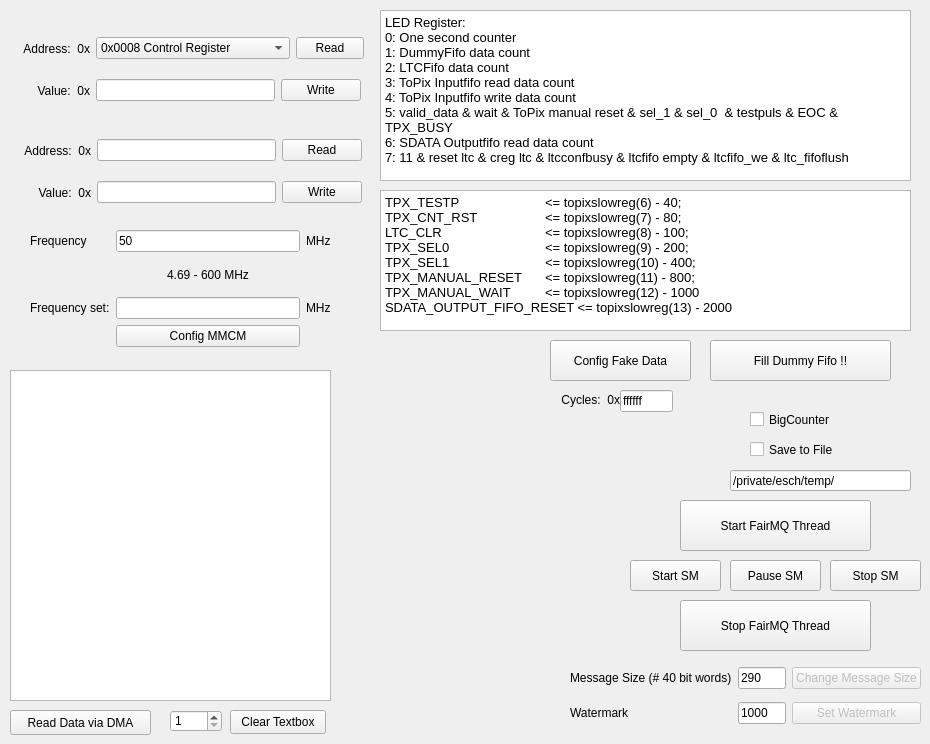
    <widget class="QWidget" name="Register_Tab">
     <attribute name="title">
      <string>Register</string>
     </attribute>
     <widget class="QWidget" name="layoutWidget_12">
      <property name="geometry">
       <rect>
        <x>10</x>
        <y>70</y>
        <width>351</width>
        <height>41</height>
       </rect>
      </property>
      <layout class="QHBoxLayout" name="_15">
       <item>
        <widget class="QLabel" name="label_transportvalue">
         <property name="sizePolicy">
          <sizepolicy hsizetype="Fixed" vsizetype="Preferred">
           <horstretch>0</horstretch>
           <verstretch>0</verstretch>
          </sizepolicy>
         </property>
         <property name="minimumSize">
          <size>
           <width>80</width>
           <height>0</height>
          </size>
         </property>
         <property name="maximumSize">
          <size>
           <width>80</width>
           <height>16777215</height>
          </size>
         </property>
         <property name="text">
          <string>Value:  0x</string>
         </property>
         <property name="alignment">
          <set>Qt::AlignRight|Qt::AlignTrailing|Qt::AlignVCenter</set>
         </property>
        </widget>
       </item>
       <item>
        <widget class="QLineEdit" name="lineEdit_Registervalue">
         <property name="maxLength">
          <number>8</number>
         </property>
        </widget>
       </item>
       <item>
        <widget class="QPushButton" name="pushButton_Writeregister">
         <property name="minimumSize">
          <size>
           <width>60</width>
           <height>0</height>
          </size>
         </property>
         <property name="text">
          <string>Write</string>
         </property>
        </widget>
       </item>
      </layout>
     </widget>
     <widget class="QWidget" name="layoutWidget_13">
      <property name="geometry">
       <rect>
        <x>10</x>
        <y>28</y>
        <width>354</width>
        <height>41</height>
       </rect>
      </property>
      <layout class="QHBoxLayout" name="_14">
       <item>
        <widget class="QLabel" name="label_transportaddress">
         <property name="sizePolicy">
          <sizepolicy hsizetype="Fixed" vsizetype="Preferred">
           <horstretch>0</horstretch>
           <verstretch>0</verstretch>
          </sizepolicy>
         </property>
         <property name="minimumSize">
          <size>
           <width>80</width>
           <height>0</height>
          </size>
         </property>
         <property name="maximumSize">
          <size>
           <width>60</width>
           <height>16777215</height>
          </size>
         </property>
         <property name="layoutDirection">
          <enum>Qt::LeftToRight</enum>
         </property>
         <property name="text">
          <string>Address:  0x</string>
         </property>
         <property name="alignment">
          <set>Qt::AlignRight|Qt::AlignTrailing|Qt::AlignVCenter</set>
         </property>
        </widget>
       </item>
       <item>
        <widget class="QComboBox" name="comboBox_Registeraddress">
         <property name="editable">
          <bool>false</bool>
         </property>
         <item>
          <property name="text">
           <string>0x0008 Control Register</string>
          </property>
         </item>
         <item>
          <property name="text">
           <string>0x0420 Dummy Data Register</string>
          </property>
         </item>
         <item>
          <property name="text">
           <string>0x0480 Slow Control</string>
          </property>
         </item>
         <item>
          <property name="text">
           <string>0x0484 Input Fifo</string>
          </property>
         </item>
         <item>
          <property name="text">
           <string>0x0424 Sdata out Fifo</string>
          </property>
         </item>
         <item>
          <property name="text">
           <string>0x0488 Input Length</string>
          </property>
         </item>
         <item>
          <property name="text">
           <string>0x04C8 LED Register</string>
          </property>
         </item>
         <item>
          <property name="text">
           <string>0x0494 LTC Fifo</string>
          </property>
         </item>
        </widget>
       </item>
       <item>
        <widget class="QPushButton" name="pushButton_Readregister">
         <property name="minimumSize">
          <size>
           <width>60</width>
           <height>0</height>
          </size>
         </property>
         <property name="text">
          <string>Read</string>
         </property>
        </widget>
       </item>
      </layout>
     </widget>
     <widget class="QPushButton" name="pushButton_Readdmadata">
      <property name="geometry">
       <rect>
        <x>10</x>
        <y>710</y>
        <width>141</width>
        <height>25</height>
       </rect>
      </property>
      <property name="text">
       <string>Read Data via DMA</string>
      </property>
     </widget>
     <widget class="QTextEdit" name="textEdit_Dmadata">
      <property name="geometry">
       <rect>
        <x>10</x>
        <y>370</y>
        <width>321</width>
        <height>331</height>
       </rect>
      </property>
     </widget>
     <widget class="QWidget" name="layoutWidget_14">
      <property name="geometry">
       <rect>
        <x>11</x>
        <y>172</y>
        <width>351</width>
        <height>41</height>
       </rect>
      </property>
      <layout class="QHBoxLayout" name="_16">
       <item>
        <widget class="QLabel" name="label_transportvalue_2">
         <property name="sizePolicy">
          <sizepolicy hsizetype="Fixed" vsizetype="Preferred">
           <horstretch>0</horstretch>
           <verstretch>0</verstretch>
          </sizepolicy>
         </property>
         <property name="minimumSize">
          <size>
           <width>80</width>
           <height>0</height>
          </size>
         </property>
         <property name="maximumSize">
          <size>
           <width>80</width>
           <height>16777215</height>
          </size>
         </property>
         <property name="text">
          <string>Value:  0x</string>
         </property>
         <property name="alignment">
          <set>Qt::AlignRight|Qt::AlignTrailing|Qt::AlignVCenter</set>
         </property>
        </widget>
       </item>
       <item>
        <widget class="QLineEdit" name="lineEdit_Registervalue_2">
         <property name="maxLength">
          <number>8</number>
         </property>
        </widget>
       </item>
       <item>
        <widget class="QPushButton" name="pushButton_Writeregister_2">
         <property name="minimumSize">
          <size>
           <width>60</width>
           <height>0</height>
          </size>
         </property>
         <property name="text">
          <string>Write</string>
         </property>
        </widget>
       </item>
      </layout>
     </widget>
     <widget class="QWidget" name="layoutWidget_15">
      <property name="geometry">
       <rect>
        <x>11</x>
        <y>130</y>
        <width>351</width>
        <height>41</height>
       </rect>
      </property>
      <layout class="QHBoxLayout" name="_17">
       <item>
        <widget class="QLabel" name="label_transportaddress_2">
         <property name="sizePolicy">
          <sizepolicy hsizetype="Fixed" vsizetype="Preferred">
           <horstretch>0</horstretch>
           <verstretch>0</verstretch>
          </sizepolicy>
         </property>
         <property name="minimumSize">
          <size>
           <width>80</width>
           <height>0</height>
          </size>
         </property>
         <property name="maximumSize">
          <size>
           <width>60</width>
           <height>16777215</height>
          </size>
         </property>
         <property name="layoutDirection">
          <enum>Qt::LeftToRight</enum>
         </property>
         <property name="text">
          <string>Address:  0x</string>
         </property>
         <property name="alignment">
          <set>Qt::AlignRight|Qt::AlignTrailing|Qt::AlignVCenter</set>
         </property>
        </widget>
       </item>
       <item>
        <widget class="QLineEdit" name="lineEdit_Registeraddress_2">
         <property name="maxLength">
          <number>8</number>
         </property>
        </widget>
       </item>
       <item>
        <widget class="QPushButton" name="pushButton_Readregister_2">
         <property name="minimumSize">
          <size>
           <width>60</width>
           <height>0</height>
          </size>
         </property>
         <property name="text">
          <string>Read</string>
         </property>
        </widget>
       </item>
      </layout>
     </widget>
     <widget class="QTextEdit" name="textEdit">
      <property name="geometry">
       <rect>
        <x>380</x>
        <y>10</y>
        <width>531</width>
        <height>171</height>
       </rect>
      </property>
      <property name="readOnly">
       <bool>true</bool>
      </property>
      <property name="html">
       <string>&lt;!DOCTYPE HTML PUBLIC &quot;-//W3C//DTD HTML 4.0//EN&quot; &quot;http://www.w3.org/TR/REC-html40/strict.dtd&quot;&gt;
&lt;html&gt;&lt;head&gt;&lt;meta name=&quot;qrichtext&quot; content=&quot;1&quot; /&gt;&lt;style type=&quot;text/css&quot;&gt;
p, li { white-space: pre-wrap; }
&lt;/style&gt;&lt;/head&gt;&lt;body style=&quot; font-family:'Sans Serif'; font-size:9pt; font-weight:400; font-style:normal;&quot;&gt;
&lt;p style=&quot; margin-top:0px; margin-bottom:0px; margin-left:0px; margin-right:0px; -qt-block-indent:0; text-indent:0px;&quot;&gt;&lt;span style=&quot; font-size:10pt;&quot;&gt;LED Register:&lt;/span&gt;&lt;/p&gt;
&lt;p style=&quot; margin-top:0px; margin-bottom:0px; margin-left:0px; margin-right:0px; -qt-block-indent:0; text-indent:0px;&quot;&gt;&lt;span style=&quot; font-size:10pt;&quot;&gt;0: One second counter&lt;/span&gt;&lt;/p&gt;
&lt;p style=&quot; margin-top:0px; margin-bottom:0px; margin-left:0px; margin-right:0px; -qt-block-indent:0; text-indent:0px;&quot;&gt;&lt;span style=&quot; font-size:10pt;&quot;&gt;1: DummyFifo data count&lt;/span&gt;&lt;/p&gt;
&lt;p style=&quot; margin-top:0px; margin-bottom:0px; margin-left:0px; margin-right:0px; -qt-block-indent:0; text-indent:0px;&quot;&gt;&lt;span style=&quot; font-size:10pt;&quot;&gt;2: LTCFifo data count&lt;/span&gt;&lt;/p&gt;
&lt;p style=&quot; margin-top:0px; margin-bottom:0px; margin-left:0px; margin-right:0px; -qt-block-indent:0; text-indent:0px;&quot;&gt;&lt;span style=&quot; font-size:10pt;&quot;&gt;3: ToPix Inputfifo read data count&lt;/span&gt;&lt;/p&gt;
&lt;p style=&quot; margin-top:0px; margin-bottom:0px; margin-left:0px; margin-right:0px; -qt-block-indent:0; text-indent:0px;&quot;&gt;&lt;span style=&quot; font-size:10pt;&quot;&gt;4: ToPix Inputfifo write data count&lt;/span&gt;&lt;/p&gt;
&lt;p style=&quot; margin-top:0px; margin-bottom:0px; margin-left:0px; margin-right:0px; -qt-block-indent:0; text-indent:0px;&quot;&gt;&lt;span style=&quot; font-size:10pt;&quot;&gt;5: valid_data &amp;amp; wait &amp;amp; ToPix manual reset &amp;amp; sel_1 &amp;amp; sel_0  &amp;amp; testpuls &amp;amp; EOC &amp;amp; TPX_BUSY&lt;/span&gt;&lt;/p&gt;
&lt;p style=&quot; margin-top:0px; margin-bottom:0px; margin-left:0px; margin-right:0px; -qt-block-indent:0; text-indent:0px;&quot;&gt;&lt;span style=&quot; font-size:10pt;&quot;&gt;6: SDATA Outputfifo read data count&lt;/span&gt;&lt;/p&gt;
&lt;p style=&quot; margin-top:0px; margin-bottom:0px; margin-left:0px; margin-right:0px; -qt-block-indent:0; text-indent:0px;&quot;&gt;&lt;span style=&quot; font-size:10pt;&quot;&gt;7: 11 &amp;amp; reset ltc &amp;amp; creg ltc &amp;amp; ltcconfbusy &amp;amp; ltcfifo empty &amp;amp; ltcfifo_we &amp;amp; ltc_fifoflush&lt;/span&gt;&lt;/p&gt;&lt;/body&gt;&lt;/html&gt;</string>
      </property>
     </widget>
     <widget class="QTextEdit" name="textEdit_2">
      <property name="geometry">
       <rect>
        <x>380</x>
        <y>190</y>
        <width>531</width>
        <height>141</height>
       </rect>
      </property>
      <property name="readOnly">
       <bool>true</bool>
      </property>
      <property name="html">
       <string>&lt;!DOCTYPE HTML PUBLIC &quot;-//W3C//DTD HTML 4.0//EN&quot; &quot;http://www.w3.org/TR/REC-html40/strict.dtd&quot;&gt;
&lt;html&gt;&lt;head&gt;&lt;meta name=&quot;qrichtext&quot; content=&quot;1&quot; /&gt;&lt;style type=&quot;text/css&quot;&gt;
p, li { white-space: pre-wrap; }
&lt;/style&gt;&lt;/head&gt;&lt;body style=&quot; font-family:'Sans Serif'; font-size:9pt; font-weight:400; font-style:normal;&quot;&gt;
&lt;p style=&quot; margin-top:0px; margin-bottom:0px; margin-left:0px; margin-right:0px; -qt-block-indent:0; text-indent:0px;&quot;&gt;&lt;span style=&quot; font-size:10pt;&quot;&gt;TPX_TESTP		&amp;lt;= topixslowreg(6) - 40;&lt;/span&gt;&lt;/p&gt;
&lt;p style=&quot; margin-top:0px; margin-bottom:0px; margin-left:0px; margin-right:0px; -qt-block-indent:0; text-indent:0px;&quot;&gt;&lt;span style=&quot; font-size:10pt;&quot;&gt;TPX_CNT_RST	&amp;lt;= topixslowreg(7) - 80;&lt;/span&gt;&lt;/p&gt;
&lt;p style=&quot; margin-top:0px; margin-bottom:0px; margin-left:0px; margin-right:0px; -qt-block-indent:0; text-indent:0px;&quot;&gt;&lt;span style=&quot; font-size:10pt;&quot;&gt;LTC_CLR		&amp;lt;= topixslowreg(8) - 100;&lt;/span&gt;&lt;/p&gt;
&lt;p style=&quot; margin-top:0px; margin-bottom:0px; margin-left:0px; margin-right:0px; -qt-block-indent:0; text-indent:0px;&quot;&gt;&lt;span style=&quot; font-size:10pt;&quot;&gt;TPX_SEL0		&amp;lt;= topixslowreg(9) - 200;&lt;/span&gt;&lt;/p&gt;
&lt;p style=&quot; margin-top:0px; margin-bottom:0px; margin-left:0px; margin-right:0px; -qt-block-indent:0; text-indent:0px;&quot;&gt;&lt;span style=&quot; font-size:10pt;&quot;&gt;TPX_SEL1		&amp;lt;= topixslowreg(10) - 400;&lt;/span&gt;&lt;/p&gt;
&lt;p style=&quot; margin-top:0px; margin-bottom:0px; margin-left:0px; margin-right:0px; -qt-block-indent:0; text-indent:0px;&quot;&gt;&lt;span style=&quot; font-size:10pt;&quot;&gt;TPX_MANUAL_RESET	&amp;lt;= topixslowreg(11) - 800;&lt;/span&gt;&lt;/p&gt;
&lt;p style=&quot; margin-top:0px; margin-bottom:0px; margin-left:0px; margin-right:0px; -qt-block-indent:0; text-indent:0px;&quot;&gt;&lt;span style=&quot; font-size:10pt;&quot;&gt;TPX_MANUAL_WAIT	&amp;lt;= topixslowreg(12) - 1000&lt;/span&gt;&lt;/p&gt;
&lt;p style=&quot; margin-top:0px; margin-bottom:0px; margin-left:0px; margin-right:0px; -qt-block-indent:0; text-indent:0px;&quot;&gt;&lt;span style=&quot; font-size:10pt;&quot;&gt;SDATA_OUTPUT_FIFO_RESET &amp;lt;= topixslowreg(13) - 2000&lt;/span&gt;&lt;/p&gt;&lt;/body&gt;&lt;/html&gt;</string>
      </property>
     </widget>
     <widget class="QPushButton" name="pushButton_fillFifo">
      <property name="geometry">
       <rect>
        <x>710</x>
        <y>340</y>
        <width>181</width>
        <height>41</height>
       </rect>
      </property>
      <property name="text">
       <string>Fill Dummy Fifo !!</string>
      </property>
     </widget>
     <widget class="QPushButton" name="pushButton_cleardmadata">
      <property name="geometry">
       <rect>
        <x>230</x>
        <y>710</y>
        <width>96</width>
        <height>24</height>
       </rect>
      </property>
      <property name="text">
       <string>Clear Textbox</string>
      </property>
     </widget>
     <widget class="QWidget" name="gridLayoutWidget">
      <property name="geometry">
       <rect>
        <x>30</x>
        <y>230</y>
        <width>301</width>
        <height>117</height>
       </rect>
      </property>
      <layout class="QGridLayout" name="gridLayout_28">
       <item row="0" column="1">
        <widget class="QLineEdit" name="lineEdit_Mmcmfrequency">
         <property name="enabled">
          <bool>true</bool>
         </property>
         <property name="text">
          <string>50</string>
         </property>
        </widget>
       </item>
       <item row="0" column="2">
        <widget class="QLabel" name="label_140">
         <property name="enabled">
          <bool>true</bool>
         </property>
         <property name="text">
          <string>MHz</string>
         </property>
        </widget>
       </item>
       <item row="1" column="1">
        <widget class="QLabel" name="label_141">
         <property name="enabled">
          <bool>true</bool>
         </property>
         <property name="text">
          <string>4.69 - 600 MHz</string>
         </property>
         <property name="alignment">
          <set>Qt::AlignCenter</set>
         </property>
        </widget>
       </item>
       <item row="0" column="0">
        <widget class="QLabel" name="label_142">
         <property name="enabled">
          <bool>true</bool>
         </property>
         <property name="text">
          <string>Frequency</string>
         </property>
        </widget>
       </item>
       <item row="2" column="0">
        <widget class="QLabel" name="label_143">
         <property name="text">
          <string>Frequency set:</string>
         </property>
        </widget>
       </item>
       <item row="2" column="1">
        <widget class="QLineEdit" name="lineEdit_Mmcmsetfrequency">
         <property name="text">
          <string/>
         </property>
         <property name="readOnly">
          <bool>true</bool>
         </property>
        </widget>
       </item>
       <item row="3" column="1">
        <widget class="QPushButton" name="pushButton_Configmmcm">
         <property name="enabled">
          <bool>true</bool>
         </property>
         <property name="text">
          <string>Config MMCM</string>
         </property>
        </widget>
       </item>
       <item row="2" column="2">
        <widget class="QLabel" name="label_144">
         <property name="enabled">
          <bool>true</bool>
         </property>
         <property name="text">
          <string>MHz</string>
         </property>
        </widget>
       </item>
      </layout>
     </widget>
     <widget class="QSpinBox" name="spinBox_numberoddmapackages">
      <property name="geometry">
       <rect>
        <x>170</x>
        <y>710</y>
        <width>52</width>
        <height>22</height>
       </rect>
      </property>
      <property name="minimum">
       <number>1</number>
      </property>
      <property name="maximum">
       <number>100000</number>
      </property>
     </widget>
     <widget class="QPushButton" name="pushButton_start_fairmq_thread">
      <property name="geometry">
       <rect>
        <x>680</x>
        <y>500</y>
        <width>191</width>
        <height>51</height>
       </rect>
      </property>
      <property name="text">
       <string>Start FairMQ Thread</string>
      </property>
     </widget>
     <widget class="QPushButton" name="pushButton_stop_fairmq_thread">
      <property name="geometry">
       <rect>
        <x>680</x>
        <y>600</y>
        <width>191</width>
        <height>51</height>
       </rect>
      </property>
      <property name="text">
       <string>Stop FairMQ Thread</string>
      </property>
     </widget>
     <widget class="QWidget" name="gridLayoutWidget_2">
      <property name="geometry">
       <rect>
        <x>570</x>
        <y>660</y>
        <width>351</width>
        <height>71</height>
       </rect>
      </property>
      <layout class="QGridLayout" name="gridLayout">
       <item row="1" column="1">
        <widget class="QLineEdit" name="lineEdit_fairmq_watermark">
         <property name="text">
          <string>1000</string>
         </property>
        </widget>
       </item>
       <item row="0" column="2">
        <widget class="QPushButton" name="pushButton_fillFifo_3">
         <property name="enabled">
          <bool>false</bool>
         </property>
         <property name="text">
          <string>Change Message Size</string>
         </property>
        </widget>
       </item>
       <item row="0" column="1">
        <widget class="QLineEdit" name="lineEdit_fairmq_message_size">
         <property name="text">
          <string>290</string>
         </property>
        </widget>
       </item>
       <item row="0" column="0">
        <widget class="QLabel" name="label">
         <property name="text">
          <string>Message Size (# 40 bit words)</string>
         </property>
        </widget>
       </item>
       <item row="1" column="2">
        <widget class="QPushButton" name="pushButton_fillFifo_4">
         <property name="enabled">
          <bool>false</bool>
         </property>
         <property name="text">
          <string>Set Watermark</string>
         </property>
        </widget>
       </item>
       <item row="1" column="0">
        <widget class="QLabel" name="label_2">
         <property name="text">
          <string>Watermark</string>
         </property>
        </widget>
       </item>
      </layout>
     </widget>
     <widget class="QPushButton" name="pushButton_pause_fairmq_sm">
      <property name="geometry">
       <rect>
        <x>730</x>
        <y>560</y>
        <width>91</width>
        <height>31</height>
       </rect>
      </property>
      <property name="text">
       <string>Pause SM</string>
      </property>
     </widget>
     <widget class="QPushButton" name="pushButton_start_fairmq_sm">
      <property name="geometry">
       <rect>
        <x>630</x>
        <y>560</y>
        <width>91</width>
        <height>31</height>
       </rect>
      </property>
      <property name="text">
       <string>Start SM</string>
      </property>
     </widget>
     <widget class="QPushButton" name="pushButton_stop_fairmq_sm">
      <property name="geometry">
       <rect>
        <x>830</x>
        <y>560</y>
        <width>91</width>
        <height>31</height>
       </rect>
      </property>
      <property name="text">
       <string>Stop SM</string>
      </property>
     </widget>
     <widget class="QPushButton" name="pushButton_ConfigFakeData">
      <property name="geometry">
       <rect>
        <x>550</x>
        <y>340</y>
        <width>141</width>
        <height>41</height>
       </rect>
      </property>
      <property name="text">
       <string>Config Fake Data</string>
      </property>
     </widget>
     <widget class="QLineEdit" name="lineEdit_fakedata_cyclesbetweenmessages">
      <property name="geometry">
       <rect>
        <x>620</x>
        <y>390</y>
        <width>53</width>
        <height>22</height>
       </rect>
      </property>
      <property name="text">
       <string>ffffff</string>
      </property>
     </widget>
     <widget class="QLabel" name="label_transportvalue_3">
      <property name="geometry">
       <rect>
        <x>540</x>
        <y>380</y>
        <width>80</width>
        <height>39</height>
       </rect>
      </property>
      <property name="sizePolicy">
       <sizepolicy hsizetype="Fixed" vsizetype="Preferred">
        <horstretch>0</horstretch>
        <verstretch>0</verstretch>
       </sizepolicy>
      </property>
      <property name="minimumSize">
       <size>
        <width>80</width>
        <height>0</height>
       </size>
      </property>
      <property name="maximumSize">
       <size>
        <width>80</width>
        <height>16777215</height>
       </size>
      </property>
      <property name="text">
       <string>Cycles:  0x</string>
      </property>
      <property name="alignment">
       <set>Qt::AlignRight|Qt::AlignTrailing|Qt::AlignVCenter</set>
      </property>
     </widget>
     <widget class="QCheckBox" name="checkBox_bigcounter">
      <property name="geometry">
       <rect>
        <x>750</x>
        <y>410</y>
        <width>132</width>
        <height>19</height>
       </rect>
      </property>
      <property name="text">
       <string>BigCounter</string>
      </property>
     </widget>
     <widget class="QCheckBox" name="checkBox_savetofile">
      <property name="geometry">
       <rect>
        <x>750</x>
        <y>440</y>
        <width>132</width>
        <height>19</height>
       </rect>
      </property>
      <property name="text">
       <string>Save to File </string>
      </property>
     </widget>
     <widget class="QLineEdit" name="lineEdit_savetofile_path">
      <property name="geometry">
       <rect>
        <x>730</x>
        <y>470</y>
        <width>181</width>
        <height>21</height>
       </rect>
      </property>
      <property name="text">
       <string>/private/esch/temp/</string>
      </property>
     </widget>
    </widget>
